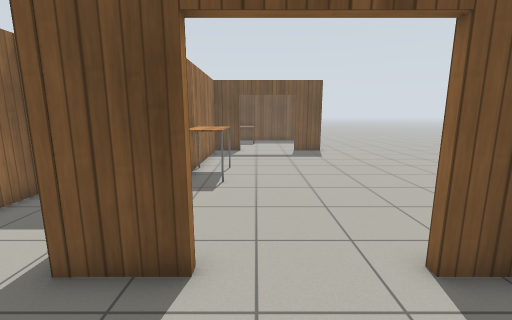
View 1 (above)

16 first-person views from a walk through a world built for the Gazebo simulator. The camera is 1.3 m above the floor, tilts 10° down and sees 90° across. The floor is counted in squares, 0.5 m on a side. Each view is taken from the middle of a square. On the plan, view 1 faces up. The plan holds only what a view shows up to about 18 squares ahead; the rest is blank. Gazebo's built-in surfaces are drawn with simple patterns. Some stock models are drawn as simple stand-ins.

View 2
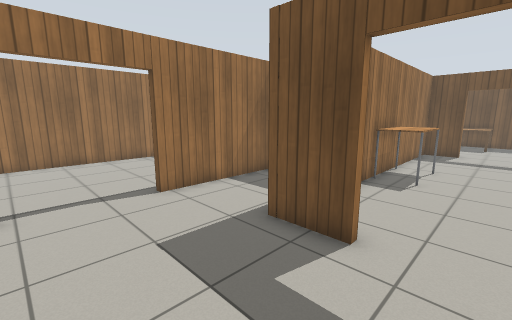

View 3
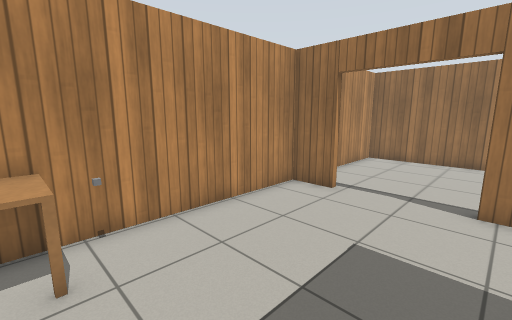

View 4
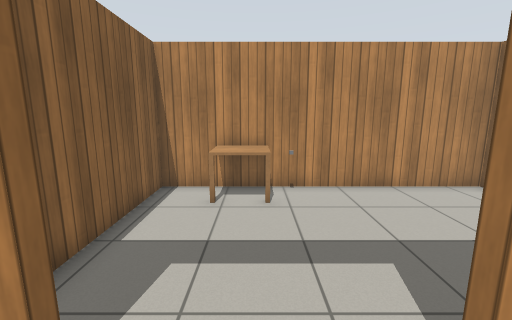

View 5
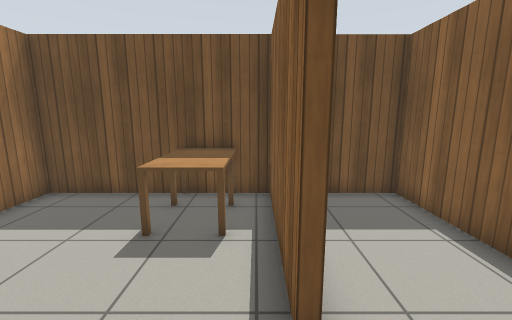

View 6
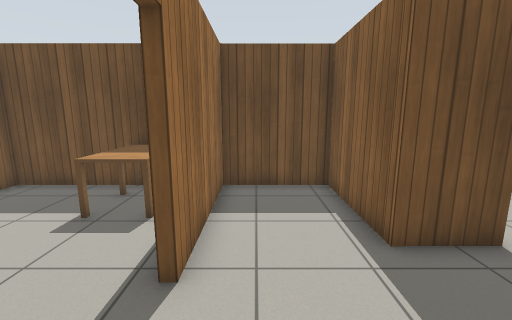

View 7
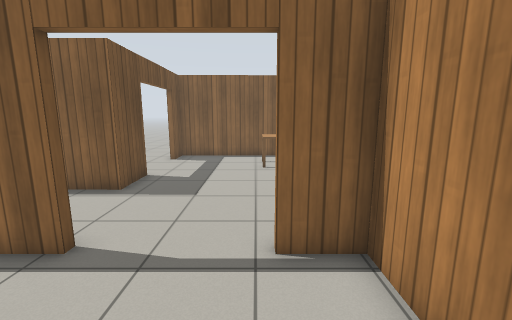

View 8
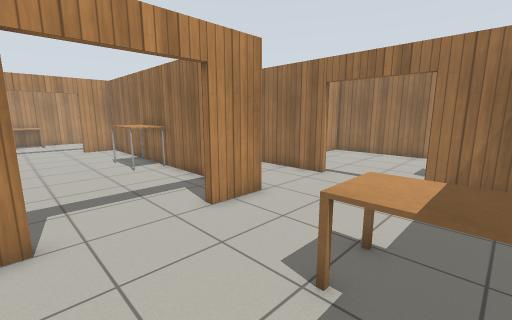

View 9
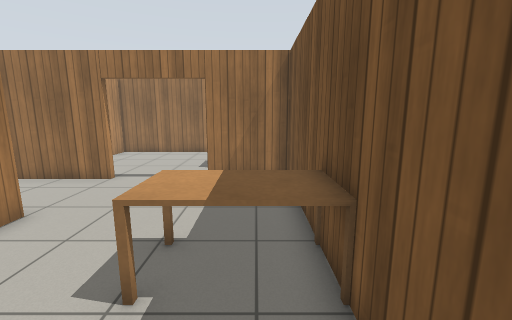

View 10
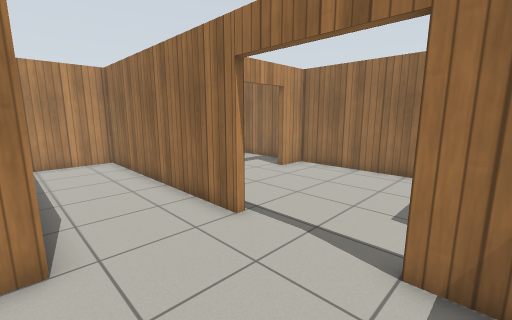

View 11
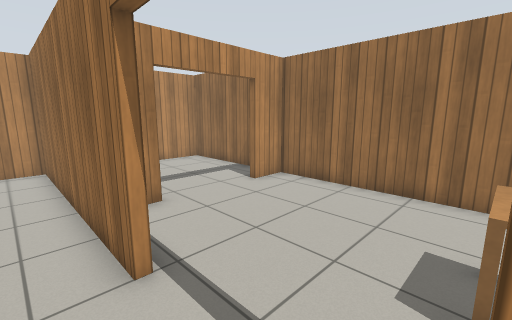

View 12
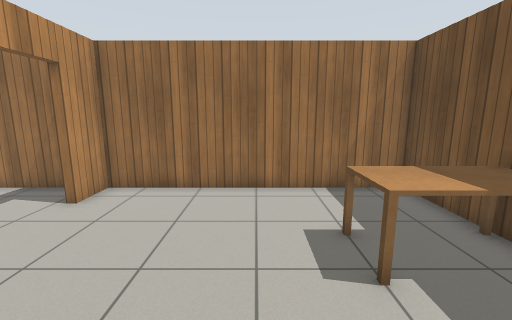

View 13
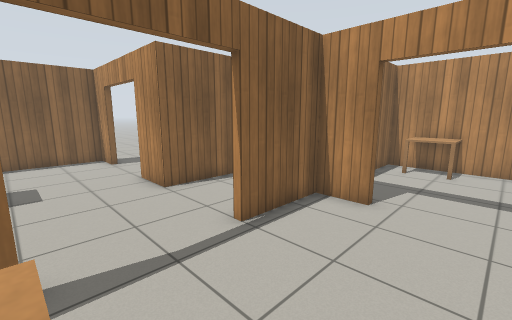

View 14
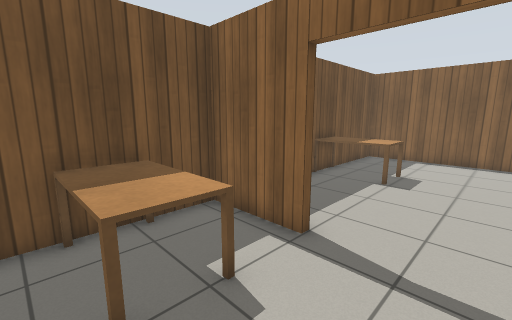

View 15
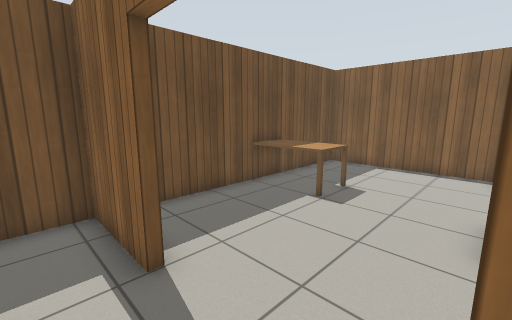

View 16
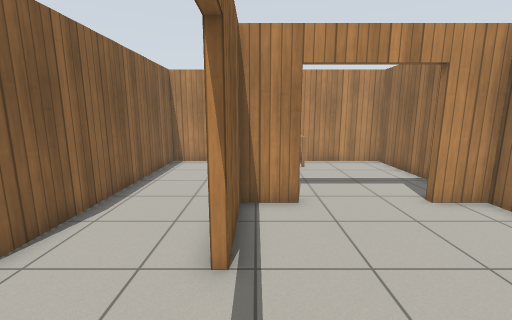

### Floor plan
Points are (right, up) in squares from view 1. A wall is a line through its corners. A room is listed if a view was taken in it or the views show most of it. See-through windows are left out.
Room 1 (views 1, 2, 3, 6)
walls: (-1, 3.8) (-3.3, 3.8) (-3.3, 8.3) (-7.2, 8.3) (-7.2, 2.6); (-7.2, -1.4) (-7.2, -3.1) (0.6, -3.1); (2.4, -3.1) (4.3, -3.1) (4.4, 3.8) (2.9, 3.8)
ways out: open door at (1, 4) to room 2; open door at (-7, 0.5) to room 3
objects: other object (0, -2); kitchen table (1, -3) to (2, -2)
Room 2 (view 4)
walls: (-1.1, 18.7) (-3, 18.7) (-3, 5); (-2.3, 4.1) (-1, 4.1)
ways out: open door at (1, 4) to room 1; open door at (0.5, 19) to room 4
objects: table (-2, 10) to (-2, 12)
Room 3 (views 5, 7)
walls: (-7.5, 2.6) (-7.5, 8.3) (-8.5, 8.3); (-10.4, 8.3) (-15, 8.3) (-15, -3.1) (-7.5, -3.1) (-7.5, -1.4)
ways out: open door at (-7, 0.5) to room 1
objects: kitchen table (-10, 5) to (-9, 7)
Room 4 (views 8, 9, 10, 11, 12)
walls: (-7.2, 19) (-7.2, 8.6) (-3.3, 8.6) (-3.3, 19) (-1.1, 19); (2.8, 19) (4.4, 19) (4.5, 26.3) (0.4, 26.3); (-2.4, 26.3) (-7.2, 26.3) (-7.2, 23)
ways out: open door at (0.5, 19) to room 2; open door at (-7, 21) to room 5
objects: kitchen table (-2, 23) to (0, 26)
Room 5 (views 13, 14, 15, 16)
walls: (-7.5, 23) (-7.5, 26.3) (-9.6, 26.3); (-11.4, 26.3) (-15, 26.3) (-15, 15.7) (-13.3, 15.7); (-9.3, 15.7) (-7.5, 15.7) (-7.5, 19)
ways out: open door at (-7, 21) to room 4; open door at (-11.5, 15.5) to room 6
objects: kitchen table (-11, 23) to (-10, 26)
Room 6 (no view inside)
walls: (-8.6, 8.6) (-7.5, 8.6) (-7.5, 10.5); (-15, 14.1) (-15, 8.6) (-10.5, 8.6)
ways out: open door at (-11.5, 15.5) to room 5
objects: kitchen table (-10, 8) to (-9, 10)

Positions as (right, up) in squares from view 1, and headings:
1: (0, 0), facing up
2: (1, -1), facing up-left
3: (1, 3), facing down-left
4: (1, 6), facing down
5: (-8, 0), facing up
6: (-6, -1), facing up
7: (-12, -1), facing right
8: (3, 25), facing down-left
9: (3, 25), facing left
10: (-3, 24), facing down-left
11: (-6, 23), facing down-left
12: (-6, 21), facing left
13: (-12, 23), facing down-right
14: (-12, 20), facing up-right
15: (-9, 19), facing up-right
16: (-8, 23), facing down
